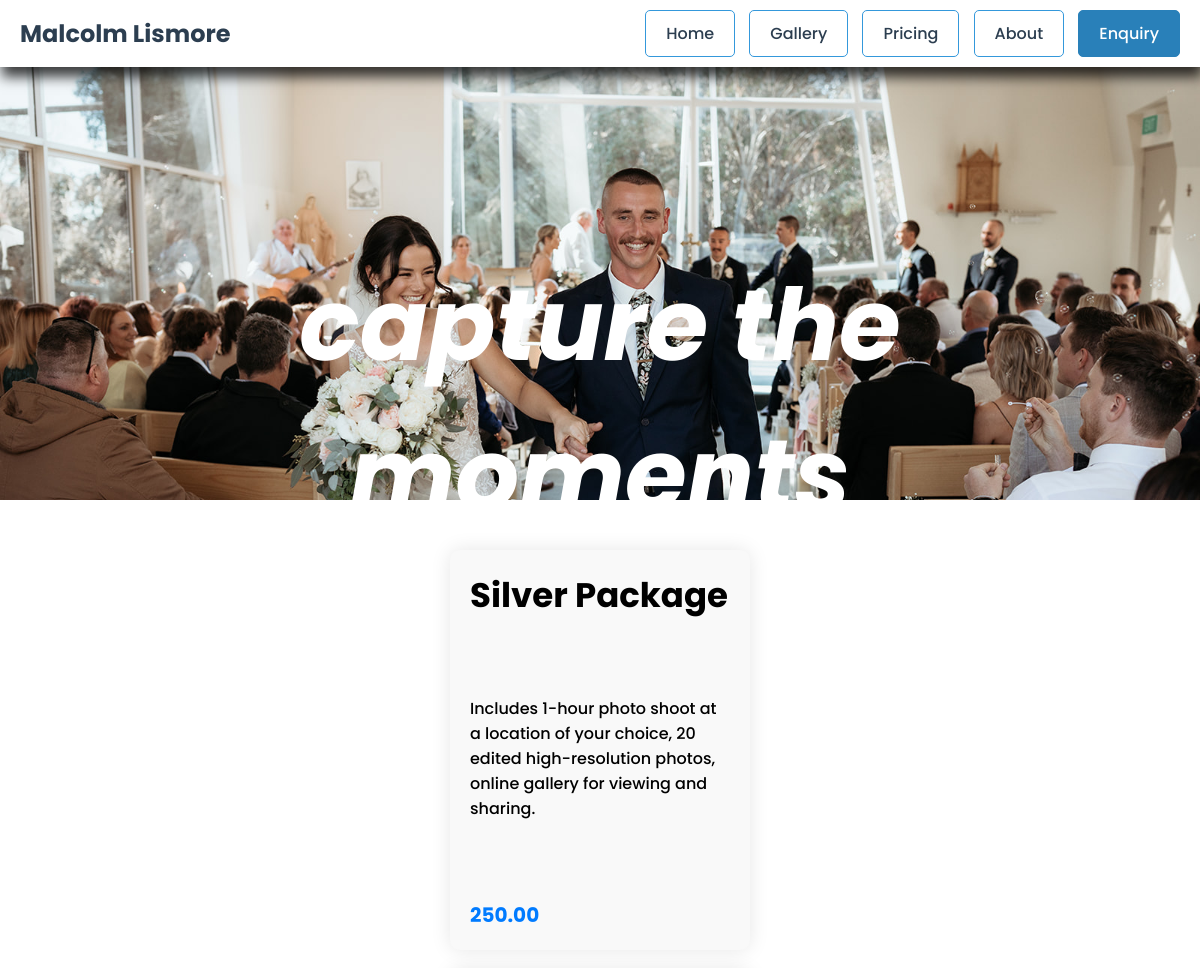
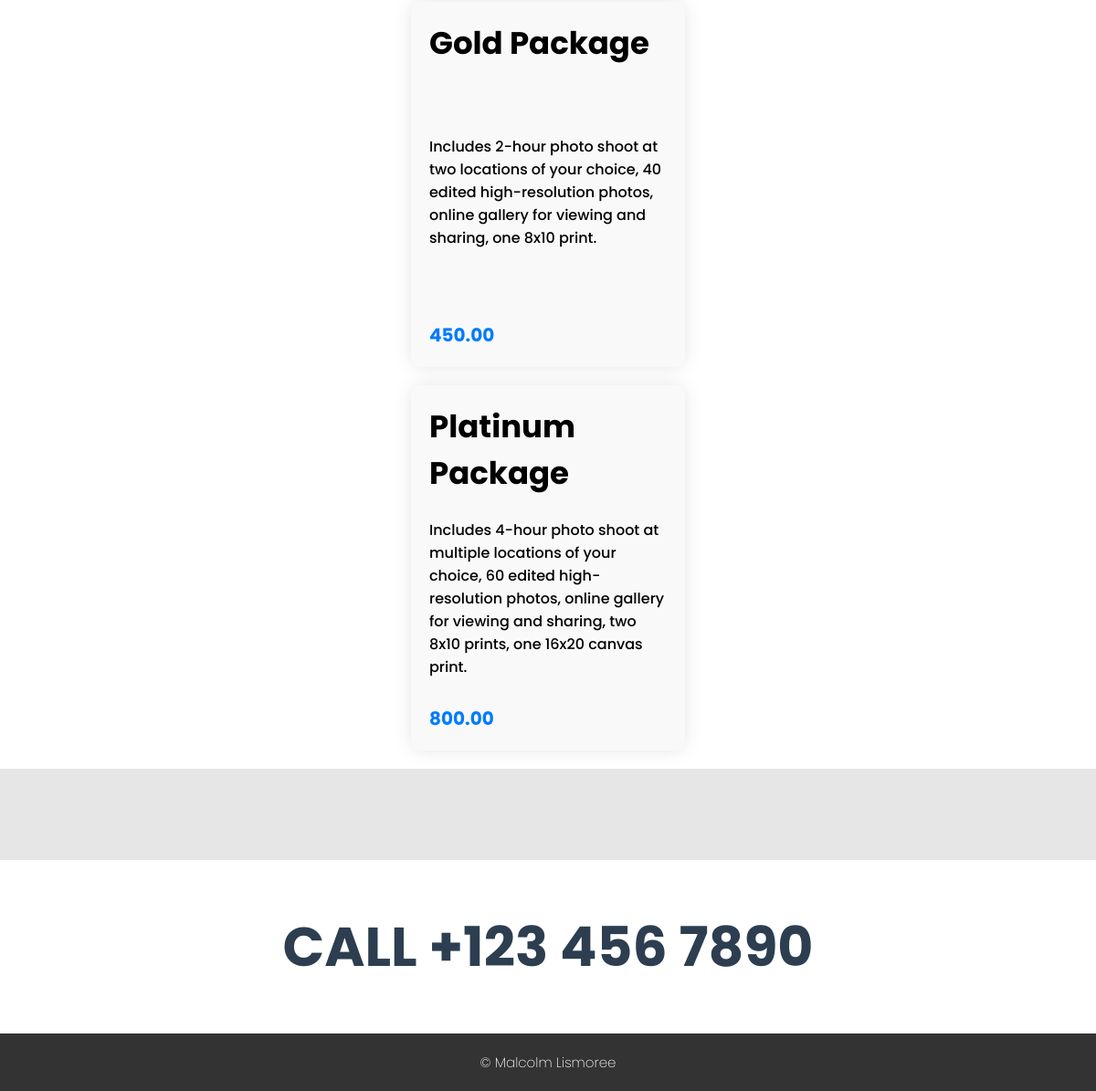
Screenshot of /Pricing.php with the database file from the repository (2 pictures, top to bottom).
### tables this page shows
CREATE TABLE `pricing` (
  `pricing_id` int(11) NOT NULL,
  `service_name` varchar(100) NOT NULL,
  `description` text DEFAULT NULL,
  `price` decimal(10,2) NOT NULL
);

### Pricing.php (the view, shortened to what this page needs)
<?php require "index_header.php";?>
<div class="price">
        <div class="price-inner">
        <?php
                    $connection=mysqli_connect("localhost","root","");
                    $query = "select * from pricing";
                    $query_run=mysqli_query($connection,$query);
                    while($row=mysqli_fetch_array($query_run))
                    {
                    $title=$row['service_name'];
                    $details=$row['description'];
                    $ammount=$row['price'];
                    $no++;?>
                 <div class="row">
                    <div class="card">
                        <div class="package"><?php echo $title?></div>
                        <div class="description"><?php echo $details ?></div>
                        <div class="amount"><?php echo $ammount?></div>
                    </div>
                </div>
          <?php          } ?>
        </div>
    </div>
    <div class="liner"></div>
<?php require "index_footer.php";?>

### index_header.php (shortened to what this page needs)
<!DOCTYPE html>
<html lang="en">
<head>
    <link rel="stylesheet" href="./style.css">
</head>
<body>
    <div class="nav-menu">
        <div class="logo">Malcolm Lismore</div>
        <div class="nav-list">
            <ul>
            <li><a href="./Index.php">Home</a></li>
            <li><a href="./Gallery.php">Gallery</a></li>
            <li><a href="./Pricing.php">Pricing</a></li>
            <li><a href="./About.php"> About</a></li>
            <li><a href="./Enquiry.php" style="color:white">Enquiry</a></li>
        </ul>
        </div>
    </div>
    <div class="header">
        <div class="bg">
           <h1>capture the moments </h1>
        </div>
    </div>

### index_footer.php
    <div class="contact">
        <h2>CALL +123 456 7890</h2>
    </div>
    <footer>
        <div class="footer-content">
          <p>&copy; Malcolm Lismoree</p>
        </div>
      </footer>
</body>
</html>

### style.css (style rules this page uses)
* { padding: 0; margin: 0; box-sizing: border-box; }
body { margin: 0; font-family: "Poppins", sans-serif; font-weight: 500; font-style: normal; }
.nav-menu { background-color: #ffffff; color: #2c3e50; display: flex; justify-content: space-between; align-items: center; padding: 10px 20px; position: fixed; width: 100%; -webkit-box-shadow: 2px 10px 12px 0px rgba(0, 0, 0, 0.75); -moz-box-shadow: 2px 10px 12px 0px rgba(0,0,0,0.75); box-shadow: 2px 10px 12px 0px rgba(0,0,0,0.75); }
.nav-menu .logo { font-size: 24px; font-weight: bold; }
.nav-list ul { list-style-type: none; padding: 0; margin: 0; }
.nav-list ul li { display: inline-block; margin-right: 10px; border: 1PX #3498db solid; border-radius: 5PX; padding: 10PX 20PX; }
.nav-list ul li a { text-decoration: none; color: #2c3e50; }
.nav-list ul li:last-child { margin-right: 0; border: 1PX #2980b9 solid; background-color: #2980b9; border-radius: 5PX; padding: 10PX 20PX; }
.header { background-color: #f2f2f2; height: 500px; text-align: center; padding-top: 50px; background-image: url(./pub_img/wedding.jpg); background-position: top; background-repeat: no-repeat; background-size: cover; }
.bg h1 { margin-top: 150px; color: white; font-family: "Poppins", sans-serif; font-weight: 1100; font-style: italic; font-size: 100px; padding: 50px; }
.contact { display: flex; align-items: center; justify-content: center; margin: 50px; font-size: 40px; color:#2c3e50 ; }
footer { background-color: #333; color: #fff; padding: 20px 0; text-align: center; font-family: "Poppins", sans-serif; font-weight: 200; font-style: normal; font-size: 15px; }
.liner { height: 100px; width: 100%; background-color: rgba(15, 15, 15, 0.1); margin-top: 20px; }
.price { display: flex; justify-content: center; margin-top: 50px; }
.price-inner { width: 50%; display: flex; flex-wrap: wrap; gap: 20px; justify-content: center; }
.row { width: 300px; }
.card { width: 300px; height: 400px; background-color: #f9f9f9; border-radius: 10px; padding: 20px; box-shadow: 0 0 20px rgba(0, 0, 0, 0.1); transition: transform 0.3s ease; display: flex; flex-direction: column; justify-content: space-between; }
.package { font-size: 34px; font-weight: bold; margin-bottom: 10px; }
.description { margin-bottom: 15px; }
.amount { font-size: 20px; font-weight: bold; color: #007bff; }

### rows the page displays
pricing: service_name "Silver Package", description "Includes 1-hour photo shoot at a location of your choice, 20 edited high-resolution photos, online gallery for viewing and sharing.", price "250.00"
pricing: service_name "Gold Package", description "Includes 2-hour photo shoot at two locations of your choice, 40 edited high-resolution photos, online gallery for viewing and sharing, one 8x10 print.", price "450.00"
pricing: service_name "Platinum Package", description "Includes 4-hour photo shoot at multiple locations of your choice, 60 edited high-resolution photos, online gallery for viewing and sharing, two 8x10 prints, one 16x20 canvas print.", price "800.00"
